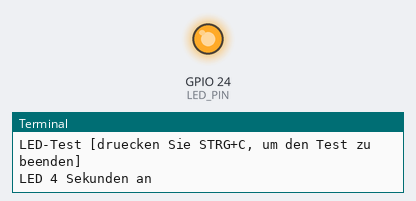
Bench run of a program on a simulated Raspberry Pi (BCM pin numbers). Parts: output pins drawn as LEDs (lit = HIGH), the last lines printed to the terminal.

Above: at 2.0 s.
At 5.0 s:
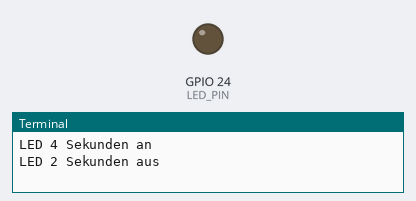
Timing chart, 0 to 7.8 s (numbered marks = the images above):
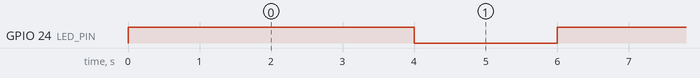

Measured:
- by itself, GPIO 24 (LED_PIN): alternates HIGH for 4.0 s and LOW for 2.0 s

The program:

7colors.py
```python
# Benoetigte Module werden importiert und eingerichtet
import RPi.GPIO as GPIO
import time

GPIO.setmode(GPIO.BCM)

# Hier wird der Eingangs-Pin deklariert, an dem der Sensor angeschlossen ist. Zusaetzlich wird auch der PullUP Widerstand am Eingang aktiviert
LED_PIN = 24
GPIO.setup(LED_PIN, GPIO.OUT, initial= GPIO.LOW)

print "LED-Test [druecken Sie STRG+C, um den Test zu beenden]"

# Hauptprogrammschleife
try:
        while True:
                print("LED 4 Sekunden an")
                GPIO.output(LED_PIN,GPIO.HIGH) #LED wird eingeschaltet
                time.sleep(4) #Wartemodus fuer 4 Sekunden
                print("LED 2 Sekunden aus")
                GPIO.output(LED_PIN,GPIO.LOW) #LED wird ausgeschaltet
                time.sleep(2) #Wartemodus fuer weitere zwei Sekunden, in denen die LED Dann ausgeschaltet ist

# Aufraeumarbeiten nachdem das Programm beendet wurde
except KeyboardInterrupt:
        GPIO.cleanup()
```
